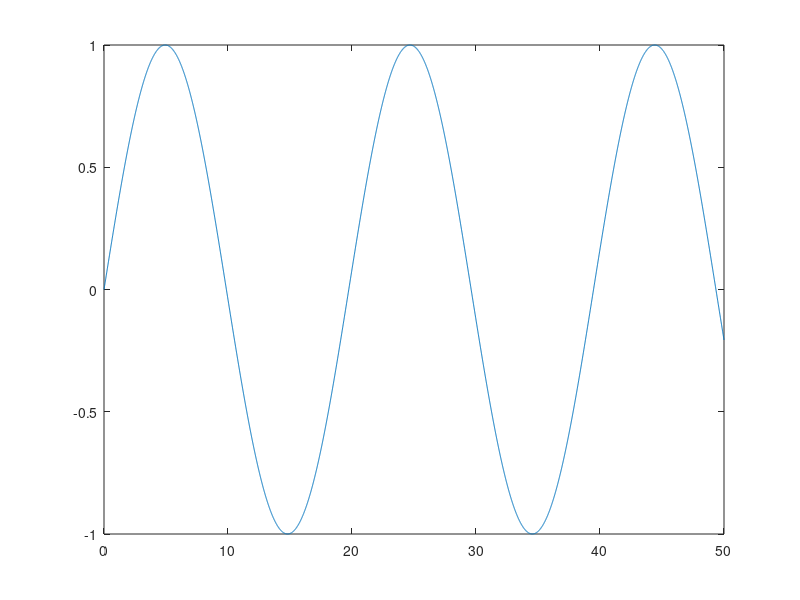

This chart was generated by the following MATLAB code:
clear all;
close all;
clc;


Tmax = 50;
dT = 0.01;
t = 0;

index=1;

while(t<=Tmax)
    t_array(index)=t;
    y(index) = sin(t/pi);

    index = index + 1;
    t = t + dT;
end

plot(t_array,y);